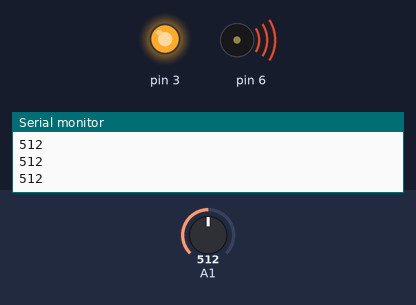
Bench run of a sketch on a simulated Arduino Uno, built with avr-gcc and run on an emulated ATmega328P. Parts: output pins drawn as LEDs (lit = HIGH), buzzer (waves = sounding), the last lines printed to the serial monitor. The inputs (shaded band) are chosen by the test bench; at power-on: A1 = 512.

Above: at 1.2 s.
1.3 s: A1 set to 207
2.8 s: A1 set to 183
At 3.1 s:
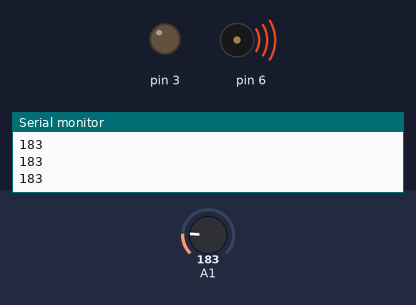
5.8 s: A1 set to 210
At 6.4 s:
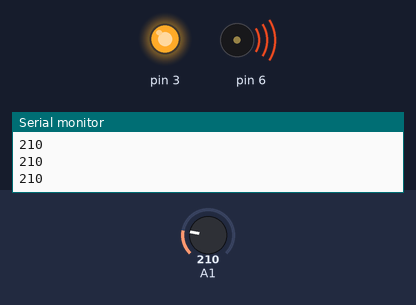
7.3 s: A1 set to 190
At 10.3 s:
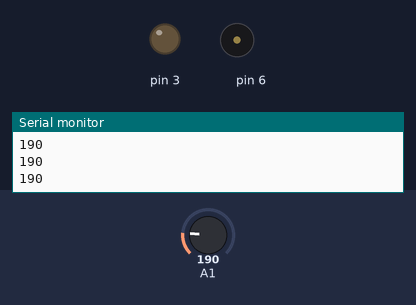
Timing chart, 0 to 11.3 s (numbered marks = the images above; inputs shaded):
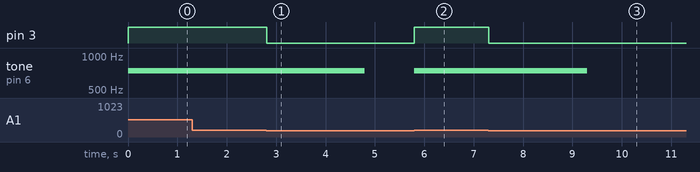

The sketch:

smoke_detection.ino
```cpp
// C++ code
//
int Gas_sensor = 0;

void setup()
{
  pinMode(A1, INPUT);
  Serial.begin(9600);
  pinMode(6, OUTPUT);
  pinMode(3, OUTPUT);
}

void loop()
{
  Gas_sensor = analogRead(A1);
  Serial.println(Gas_sensor);
  if (Gas_sensor >= 200) {
    tone(6, 740, 2000); // play tone 66 (F#5 = 740 Hz)
    digitalWrite(3, HIGH);
    digitalWrite(3, HIGH);
  } else {
    digitalWrite(3, LOW);
    digitalWrite(3, LOW);
  }
  delay(10); // Delay a little bit to improve simulation performance
}
```

Measured:
- the behaviour switches between 200 and 199 on A1 (found by bisection; images 0 and 1)
- after the input at 2.8 s, pin 3: HIGH → LOW at once; tone on pin 6: 740 Hz → silent after 2.0 s
- after the input at 5.8 s, pin 3: LOW → HIGH at once; tone on pin 6: silent → 740 Hz at once
- after the input at 7.3 s, pin 3: HIGH → LOW at once; tone on pin 6: 740 Hz → silent after 2.0 s
